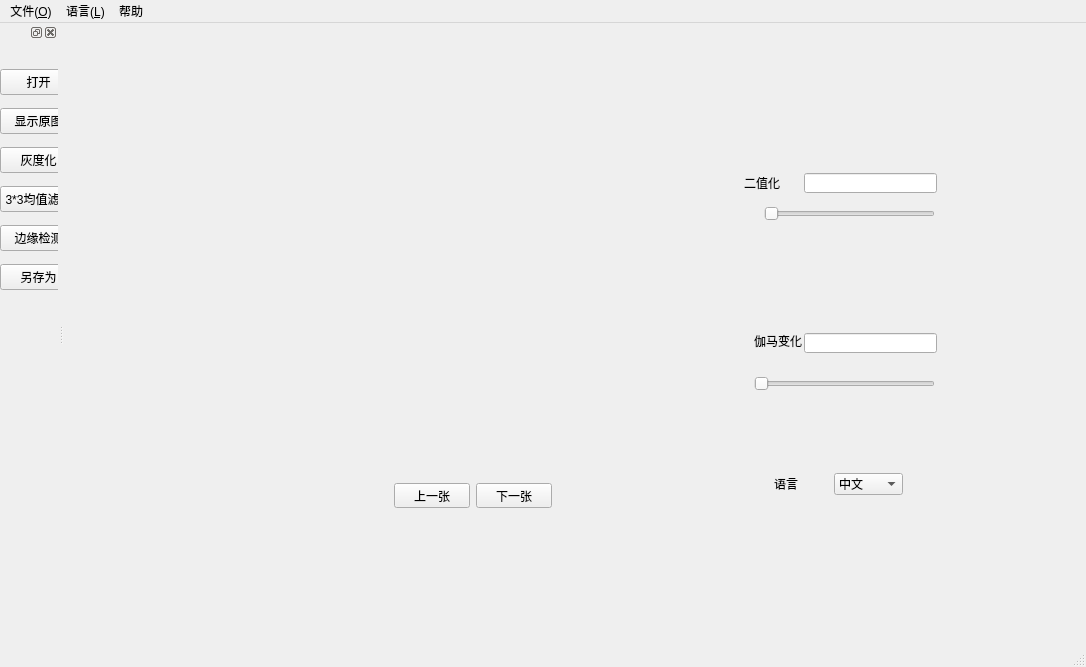
<?xml version="1.0" encoding="UTF-8"?>
<ui version="4.0">
 <class>MainWindow</class>
 <widget class="QMainWindow" name="MainWindow">
  <property name="geometry">
   <rect>
    <x>0</x>
    <y>0</y>
    <width>1086</width>
    <height>667</height>
   </rect>
  </property>
  <property name="windowTitle">
   <string>MainWindow</string>
  </property>
  <widget class="QWidget" name="centralwidget">
   <widget class="QLabel" name="PicLabel">
    <property name="geometry">
     <rect>
      <x>160</x>
      <y>40</y>
      <width>491</width>
      <height>361</height>
     </rect>
    </property>
    <property name="text">
     <string/>
    </property>
   </widget>
   <widget class="QLabel" name="BeforeLabel">
    <property name="geometry">
     <rect>
      <x>160</x>
      <y>430</y>
      <width>111</width>
      <height>81</height>
     </rect>
    </property>
    <property name="text">
     <string/>
    </property>
   </widget>
   <widget class="QLabel" name="AfterLabel">
    <property name="geometry">
     <rect>
      <x>540</x>
      <y>430</y>
      <width>111</width>
      <height>81</height>
     </rect>
    </property>
    <property name="text">
     <string/>
    </property>
   </widget>
   <widget class="QWidget" name="layoutWidget">
    <property name="geometry">
     <rect>
      <x>330</x>
      <y>460</y>
      <width>158</width>
      <height>25</height>
     </rect>
    </property>
    <layout class="QHBoxLayout" name="horizontalLayout_4">
     <item>
      <widget class="QPushButton" name="BeforeBtn">
       <property name="text">
        <string>上一张</string>
       </property>
      </widget>
     </item>
     <item>
      <widget class="QPushButton" name="AfterBtn">
       <property name="text">
        <string>下一张</string>
       </property>
      </widget>
     </item>
    </layout>
   </widget>
   <widget class="QComboBox" name="comboBox">
    <property name="geometry">
     <rect>
      <x>770</x>
      <y>450</y>
      <width>69</width>
      <height>22</height>
     </rect>
    </property>
    <item>
     <property name="text">
      <string>中文</string>
     </property>
    </item>
    <item>
     <property name="text">
      <string>英文</string>
     </property>
    </item>
   </widget>
   <widget class="QSlider" name="ErZhiSlider">
    <property name="geometry">
     <rect>
      <x>700</x>
      <y>180</y>
      <width>171</width>
      <height>22</height>
     </rect>
    </property>
    <property name="maximum">
     <number>255</number>
    </property>
    <property name="orientation">
     <enum>Qt::Horizontal</enum>
    </property>
   </widget>
   <widget class="QSlider" name="GaMaSlider">
    <property name="geometry">
     <rect>
      <x>690</x>
      <y>350</y>
      <width>181</width>
      <height>22</height>
     </rect>
    </property>
    <property name="maximum">
     <number>150</number>
    </property>
    <property name="orientation">
     <enum>Qt::Horizontal</enum>
    </property>
   </widget>
   <widget class="QLabel" name="GaMalabel">
    <property name="geometry">
     <rect>
      <x>690</x>
      <y>310</y>
      <width>48</width>
      <height>16</height>
     </rect>
    </property>
    <property name="text">
     <string>伽马变化</string>
    </property>
   </widget>
   <widget class="QLineEdit" name="GaMalineEdit">
    <property name="geometry">
     <rect>
      <x>740</x>
      <y>310</y>
      <width>133</width>
      <height>20</height>
     </rect>
    </property>
   </widget>
   <widget class="QLabel" name="ErZhilabel">
    <property name="geometry">
     <rect>
      <x>680</x>
      <y>150</y>
      <width>61</width>
      <height>20</height>
     </rect>
    </property>
    <property name="text">
     <string>二值化</string>
    </property>
   </widget>
   <widget class="QLineEdit" name="ErZhilineEdit">
    <property name="geometry">
     <rect>
      <x>740</x>
      <y>150</y>
      <width>133</width>
      <height>20</height>
     </rect>
    </property>
   </widget>
   <widget class="QLabel" name="LanguageLabel">
    <property name="geometry">
     <rect>
      <x>710</x>
      <y>450</y>
      <width>41</width>
      <height>21</height>
     </rect>
    </property>
    <property name="text">
     <string>语言</string>
    </property>
   </widget>
  </widget>
  <widget class="QMenuBar" name="menubar">
   <property name="geometry">
    <rect>
     <x>0</x>
     <y>0</y>
     <width>1086</width>
     <height>23</height>
    </rect>
   </property>
   <widget class="QMenu" name="FileMenu">
    <property name="title">
     <string>文件(&amp;O)</string>
    </property>
    <addaction name="OpenAct"/>
   </widget>
   <widget class="QMenu" name="LanguageMenu">
    <property name="title">
     <string>语言(&amp;L)</string>
    </property>
    <addaction name="ChineseAct"/>
    <addaction name="EnglishAct"/>
   </widget>
   <widget class="QMenu" name="HelpMenu">
    <property name="title">
     <string>帮助</string>
    </property>
   </widget>
   <addaction name="FileMenu"/>
   <addaction name="LanguageMenu"/>
   <addaction name="HelpMenu"/>
  </widget>
  <widget class="QStatusBar" name="statusbar"/>
  <widget class="QDockWidget" name="dockWidget_3">
   <attribute name="dockWidgetArea">
    <number>1</number>
   </attribute>
   <widget class="QWidget" name="dockWidgetContents_4">
    <widget class="QWidget" name="verticalLayoutWidget">
     <property name="geometry">
      <rect>
       <x>0</x>
       <y>20</y>
       <width>77</width>
       <height>241</height>
      </rect>
     </property>
     <layout class="QVBoxLayout" name="verticalLayout">
      <item>
       <widget class="QPushButton" name="OpenBtn">
        <property name="text">
         <string>打开</string>
        </property>
       </widget>
      </item>
      <item>
       <widget class="QPushButton" name="YuanTuBtn">
        <property name="text">
         <string>显示原图</string>
        </property>
       </widget>
      </item>
      <item>
       <widget class="QPushButton" name="HuiDuBtn">
        <property name="text">
         <string>灰度化</string>
        </property>
       </widget>
      </item>
      <item>
       <widget class="QPushButton" name="LvBoBtn">
        <property name="text">
         <string>3*3均值滤波</string>
        </property>
       </widget>
      </item>
      <item>
       <widget class="QPushButton" name="BianYuanBtn">
        <property name="text">
         <string>边缘检测</string>
        </property>
       </widget>
      </item>
      <item>
       <widget class="QPushButton" name="SaveAsBtn">
        <property name="text">
         <string>另存为</string>
        </property>
       </widget>
      </item>
     </layout>
    </widget>
   </widget>
  </widget>
  <action name="OpenAct">
   <property name="text">
    <string>打开(&amp;F)</string>
   </property>
  </action>
  <action name="ChineseAct">
   <property name="text">
    <string>中文(&amp;C)</string>
   </property>
  </action>
  <action name="EnglishAct">
   <property name="text">
    <string>英文(&amp;E)</string>
   </property>
  </action>
 </widget>
 <resources/>
 <connections/>
</ui>
